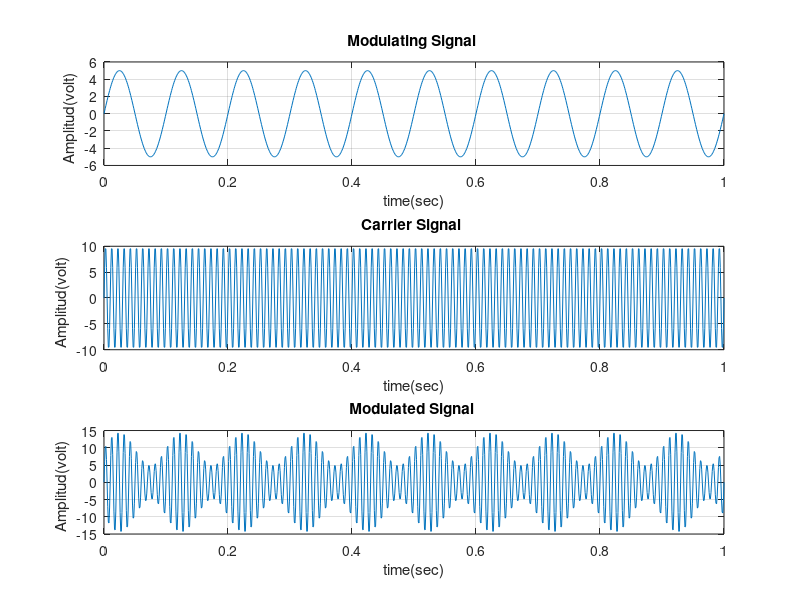

Reproduce this figure in MATLAB.

%% Modulating Signal
am = 5;
fm = 10;
t = 0:0.001:1;
xm = am*sin(2*pi*fm*t);

subplot(3,1,1); 
plot(t,xm), grid on;% Graphical representation of Modulating signal
title ( '  Modulating Signal   ');
xlabel ( ' time(sec) ');
ylabel (' Amplitud(volt)   ');

%% Carrier Signal
ac = 10;
fc = 100;
xc = ac*sin(2*pi*fc*t);

subplot(3,1,2); 
plot(t,xc), grid on;% Graphical representation of Modulating signal
title ( '  Carrier Signal   ');
xlabel ( ' time(sec) ');
ylabel (' Amplitud(volt)   ');

%% modulated signal
m = am/ac; %modulation index
y = ac*(1+m*sin(2*pi*fm*t)).*sin(2*pi*fc*t);
%y = xm + xc;

subplot(3,1,3); 
plot(t,y), grid on;% Graphical representation of Modulating signal
title ( '  Modulated Signal   ');
xlabel ( ' time(sec) ');
ylabel (' Amplitud(volt)   ');
